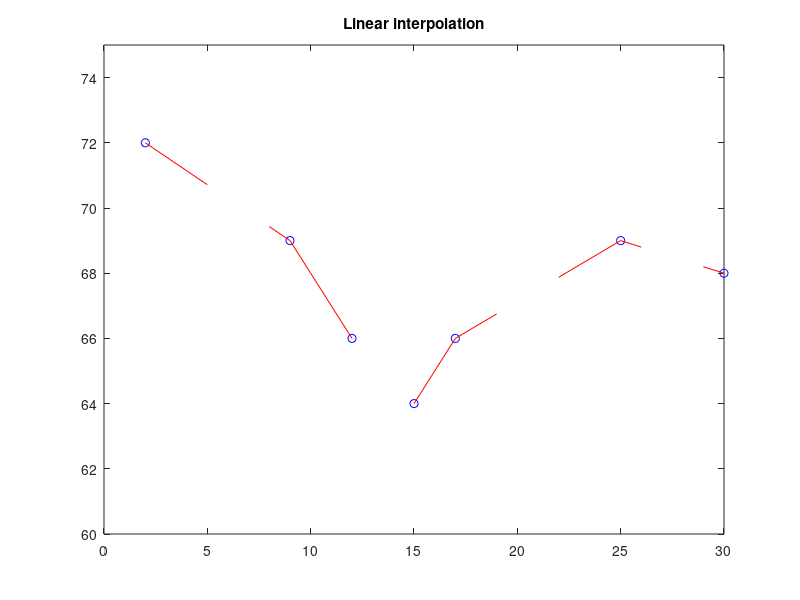

MATLAB code to generate this figure:
X=[ 2 9 12 15 17 25 30]; 
Y=[72,69,66,64,66,69,68];
plot(X,Y,'ob')
axis ([0 30 60 75]);
title('No interpolation');
hold on
Xq=[1:1:5];%Xq=[1:1:5;8:1:12;15:1:19;22:1:26;29:1:30];
Yq=interp1(X,Y,Xq,'linear');
plot(Xq,Yq,'-r') 
axis ([0 30 60 75]);
title('Linear interpolation');
hold on
Xq=[8:1:12];%Xq=[1:1:5;8:1:12;15:1:19;22:1:26;29:1:30];
Yq=interp1(X,Y,Xq,'linear');
plot(Xq,Yq,'-r') 
axis ([0 30 60 75]);
title('Linear interpolation');
hold on
Xq=[15:1:19];%Xq=[1:1:5;8:1:12;15:1:19;22:1:26;29:1:30];
Yq=interp1(X,Y,Xq,'linear');
plot(Xq,Yq,'-r') 
axis ([0 30 60 75]);
title('Linear interpolation');
hold on
Xq=[22:1:26];%Xq=[1:1:5;8:1:12;15:1:19;22:1:26;29:1:30];
Yq=interp1(X,Y,Xq,'linear');
plot(Xq,Yq,'-r') 
axis ([0 30 60 75]);
title('Linear interpolation');
hold on
Xq=[29:1:30];%Xq=[1:1:5;8:1:12;15:1:19;22:1:26;29:1:30];
Yq=interp1(X,Y,Xq,'linear');
plot(Xq,Yq,'-r') 
axis ([0 30 60 75]);
title('Linear interpolation');